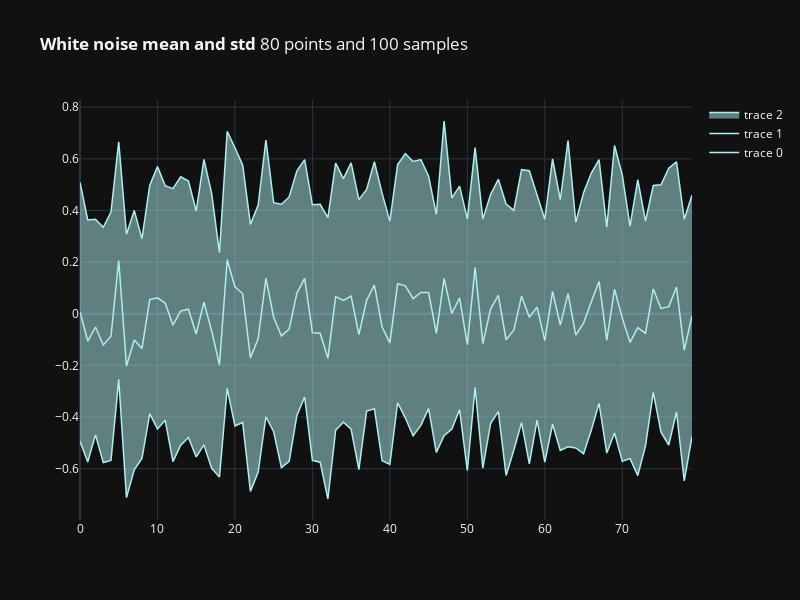

Here is the notebook cell this chart was saved with:
### Markdown cell above
## Question 6

### Code cell
def sample_wnoise(n_points: int, n_sample: int) -> np.ndarray:
    """
    Generate a sample of standard strong white noise.

    Args:
        n_points (int): The number of data points in each sample.
        n_sample (int): The number of samples to generate.

    Returns:
        np.ndarray: A NumPy array containing random noise with the specified dimensions.
    """
    return np.random.normal(size = n_points*n_sample).reshape((n_sample, n_points))

def plot_mean_std(sample: np.ndarray, title: str = "<b>Confidence Interval</b>", x=None) -> None:
    """
    Plot the mean and confidence interval of a sample.

    Args:
        sample (np.ndarray): A NumPy array containing the data sample.
        title (str): The title of the plot (default is "<b>Confidence Interval</b>").

    Returns:
        None
    """
    if x is None:
        x = np.arange(sample.shape[1])
        
    mean = sample.mean(axis = 0)
    std = sample.std(axis = 0)
    fig = go.Figure(
        layout=go.Layout(
            height=600, 
            width=800, 
            template = "plotly_dark", 
            title = title
    )) 
    
    fig.add_traces([
    go.Scatter(x=x, y=mean, line=dict(width=1.5, color="paleturquoise")),
    go.Scatter(
        x=x, y=mean + 0.5 * std,
        line=dict(width=1.5, color="paleturquoise"),
        opacity = 0.6,
    ),
    go.Scatter(
        x=x, y=mean - 0.5 * std,
        fill="tonexty",
        line=dict(width=1.5, color="paleturquoise"),
        opacity = 0.6,
    )])
    fig.show() 

plot_mean_std(sample_wnoise(80, 100), title ="<b>White noise mean and std</b> 80 points and 100 samples")

### Figure 1 — Plotly figure (JSON) as saved in the notebook; plotly's stock layout.template omitted (floating-point values rounded to 4 significant figures)
{"data": [{"line": {"color": "paleturquoise", "width": 1.5}, "type": "scatter", "x": [0, 1, 2, 3, 4, 5, 6, 7, 8, 9, 10, 11, 12, 13, 14, 15, 16, 17, 18, 19, 20, 21, 22, 23, 24, 25, 26, 27, 28, 29, 30, 31, 32, 33, 34, 35, 36, 37, 38, 39, 40, 41, 42, 43, 44, 45, 46, 47, 48, 49, 50, 51, 52, 53, 54, 55, 56, 57, 58, 59, 60, 61, 62, 63, 64, 65, 66, 67, 68, 69, 70, 71, 72, 73, 74, 75, 76, 77, 78, 79], "y": [0.007409, -0.1056, -0.05133, -0.1208, -0.08704, 0.2061, -0.2021, -0.1019, -0.1347, 0.05514, 0.06183, 0.04161, -0.04413, 0.01073, 0.01749, -0.07837, 0.04491, -0.06706, -0.1978, 0.209, 0.1041, 0.07739, -0.1708, -0.09605, 0.137, -0.01347, -0.08584, -0.05964, 0.08013, 0.1374, -0.07309, -0.07547, -0.1726, 0.06617, 0.05137, 0.06853, -0.08066, 0.05239, 0.1105, -0.05138, -0.1125, 0.1165, 0.1082, 0.05835, 0.08244, 0.08262, -0.07617, 0.1372, 0.001037, 0.06125, -0.12, 0.1794, -0.1157, 0.0181, 0.07098, -0.1007, -0.064, 0.06806, -0.01351, 0.02525, -0.1041, 0.08603, -0.04393, 0.07783, -0.08263, -0.03669, 0.04692, 0.1251, -0.1021, 0.09497, -0.01699, -0.1105, -0.05393, -0.07622, 0.0962, 0.02046, 0.02756, 0.1038, -0.1405, -0.008453]}, {"line": {"color": "paleturquoise", "width": 1.5}, "opacity": 0.6, "type": "scatter", "x": [0, 1, 2, 3, 4, 5, 6, 7, 8, 9, 10, 11, 12, 13, 14, 15, 16, 17, 18, 19, 20, 21, 22, 23, 24, 25, 26, 27, 28, 29, 30, 31, 32, 33, 34, 35, 36, 37, 38, 39, 40, 41, 42, 43, 44, 45, 46, 47, 48, 49, 50, 51, 52, 53, 54, 55, 56, 57, 58, 59, 60, 61, 62, 63, 64, 65, 66, 67, 68, 69, 70, 71, 72, 73, 74, 75, 76, 77, 78, 79], "y": [0.5091, 0.3631, 0.3663, 0.3347, 0.3937, 0.6662, 0.3078, 0.4002, 0.2911, 0.4971, 0.5699, 0.4957, 0.4846, 0.5302, 0.514, 0.3978, 0.5979, 0.4649, 0.2369, 0.707, 0.6428, 0.5758, 0.3461, 0.4207, 0.6728, 0.4301, 0.424, 0.4525, 0.5538, 0.5971, 0.4218, 0.4238, 0.3722, 0.5831, 0.5231, 0.5843, 0.4419, 0.4817, 0.5886, 0.4663, 0.3586, 0.5776, 0.6204, 0.5896, 0.5973, 0.5327, 0.3852, 0.7465, 0.4485, 0.494, 0.3672, 0.6432, 0.3665, 0.4617, 0.5207, 0.4249, 0.4004, 0.5579, 0.5542, 0.4622, 0.3662, 0.5999, 0.4415, 0.671, 0.3542, 0.469, 0.545, 0.5968, 0.3354, 0.6516, 0.5376, 0.3394, 0.5189, 0.3589, 0.4968, 0.4994, 0.5634, 0.5882, 0.3659, 0.4592]}, {"fill": "tonexty", "line": {"color": "paleturquoise", "width": 1.5}, "opacity": 0.6, "type": "scatter", "x": [0, 1, 2, 3, 4, 5, 6, 7, 8, 9, 10, 11, 12, 13, 14, 15, 16, 17, 18, 19, 20, 21, 22, 23, 24, 25, 26, 27, 28, 29, 30, 31, 32, 33, 34, 35, 36, 37, 38, 39, 40, 41, 42, 43, 44, 45, 46, 47, 48, 49, 50, 51, 52, 53, 54, 55, 56, 57, 58, 59, 60, 61, 62, 63, 64, 65, 66, 67, 68, 69, 70, 71, 72, 73, 74, 75, 76, 77, 78, 79], "y": [-0.4942, -0.5743, -0.4689, -0.5763, -0.5678, -0.2539, -0.7119, -0.604, -0.5605, -0.3868, -0.4462, -0.4125, -0.5729, -0.5087, -0.479, -0.5546, -0.5081, -0.599, -0.6326, -0.289, -0.4347, -0.421, -0.6878, -0.6128, -0.3989, -0.4571, -0.5957, -0.5717, -0.3935, -0.3224, -0.568, -0.5747, -0.7174, -0.4507, -0.4204, -0.4472, -0.6033, -0.377, -0.3675, -0.569, -0.5837, -0.3447, -0.4039, -0.4729, -0.4324, -0.3675, -0.5375, -0.472, -0.4464, -0.3715, -0.6072, -0.2844, -0.5979, -0.4255, -0.3787, -0.6262, -0.5284, -0.4217, -0.5812, -0.4117, -0.5745, -0.4279, -0.5294, -0.5153, -0.5195, -0.5424, -0.4512, -0.3466, -0.5396, -0.4617, -0.5716, -0.5605, -0.6268, -0.5113, -0.3044, -0.4584, -0.5083, -0.3805, -0.6469, -0.4761]}], "layout": {"height": 600, "title": {"text": "<b>White noise mean and std</b> 80 points and 100 samples"}, "width": 800}}
